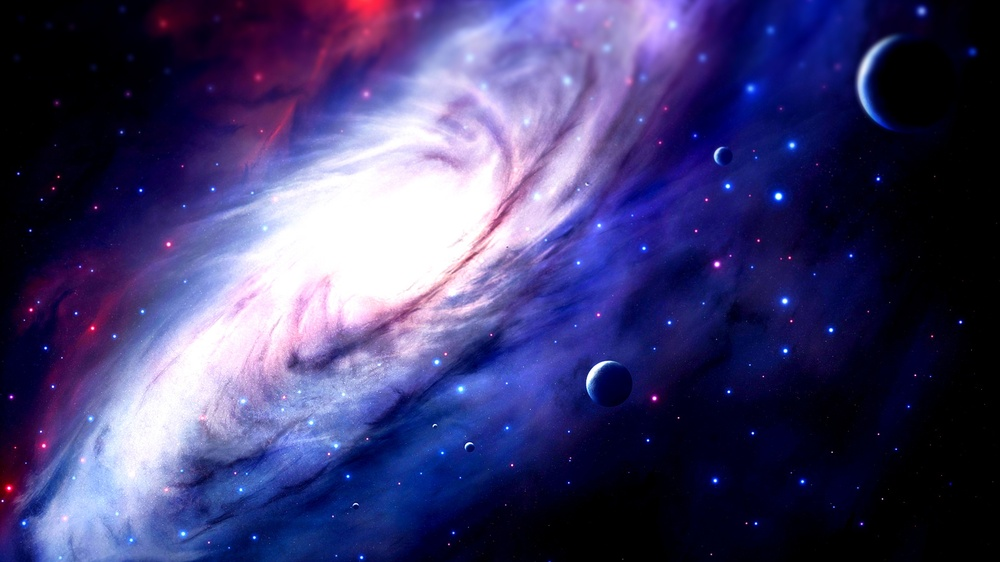
#> input picture Coisas de aula/imagem.jpeg, 1000 x 562 px, shrunk from 1920 x 1080 before the run, found by its file name
$ jupyter execute split_merge.ipynb
#> lines starting #> are read from the running program, lines starting #| are printed output that depends on the picture; after the words box and inside, x2 and y2 are one past the last pixel; in counts of white or black regions, pixels touching at a corner belong together
#> further down, input_image is the input picture: shape (562, 1000, 3); mean B, G, R 110.9, 61.2, 66.3
[cell 1]
import cv2
import numpy as np

[cell 2]
def split_and_merge(image, threshold):
    # Converte a imagem para escala de cinza
#> called with threshold = 128
    gray_image = cv2.cvtColor(image, cv2.COLOR_BGR2GRAY)
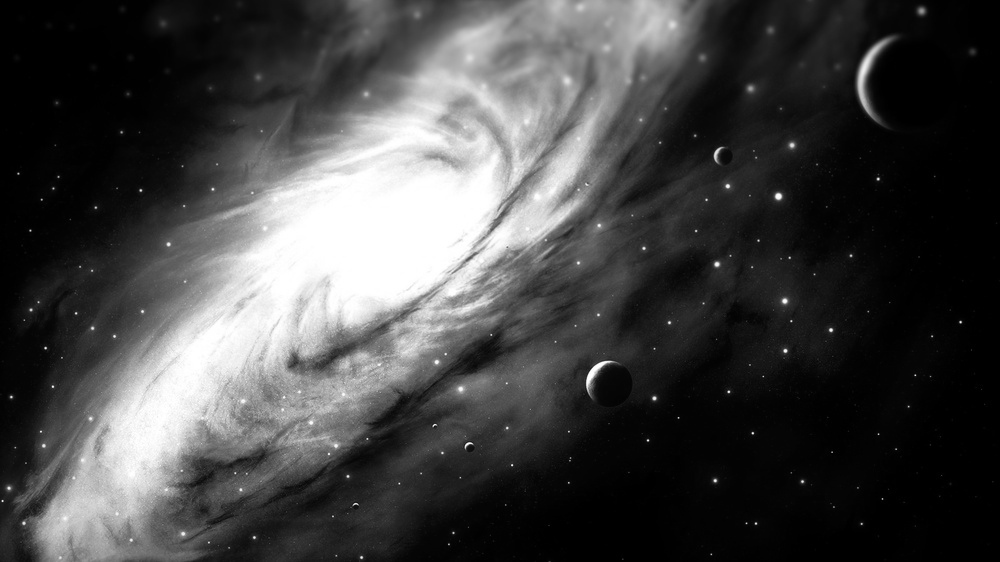
#> gray_image: shape (562, 1000); min 0, max 255, mean 68.4

    # Aplica uma segmentação simples
    _, binary_image = cv2.threshold(gray_image, threshold, 255, cv2.THRESH_BINARY)
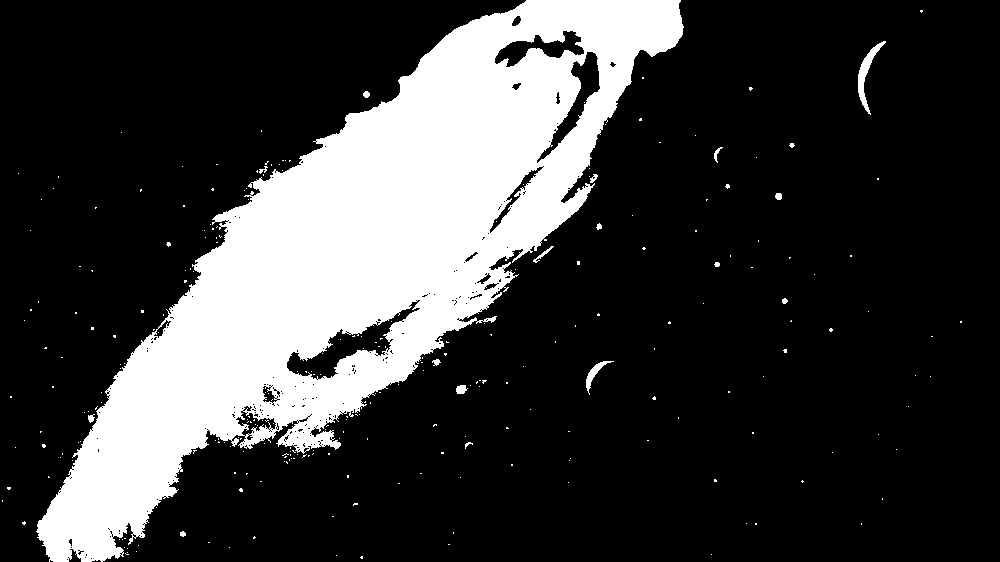
#> binary_image: shape (562, 1000); 22.9% white; 270 white regions (252 under 20 px)

    # Encontra contornos na imagem binária
    contours, _ = cv2.findContours(binary_image, cv2.RETR_EXTERNAL, cv2.CHAIN_APPROX_SIMPLE)
#> contours = 238 contours, 227 with area under 20; largest, box (x1, y1, x2, y2) and area: (36, 0, 684, 562) 132798, (858, 41, 886, 115) 426, (586, 361, 614, 395) 172, (456, 385, 468, 394) 64, (533, 246, 554, 263) 43

    # Cria uma imagem de saída vazia do mesmo tamanho da imagem original
    output_image = np.zeros_like(image)

    # Desenha os contornos na imagem de saída
    for contour in contours:
        x, y, w, h = cv2.boundingRect(contour)
        cv2.rectangle(output_image, (x, y), (x + w, y + h), (0, 255, 0), 2)
#> this loop made 238 passes
#> (x, y, w, h) on passes 1 to 3: (360, 556, 3, 3), (336, 555, 1, 1), (711, 554, 1, 1)
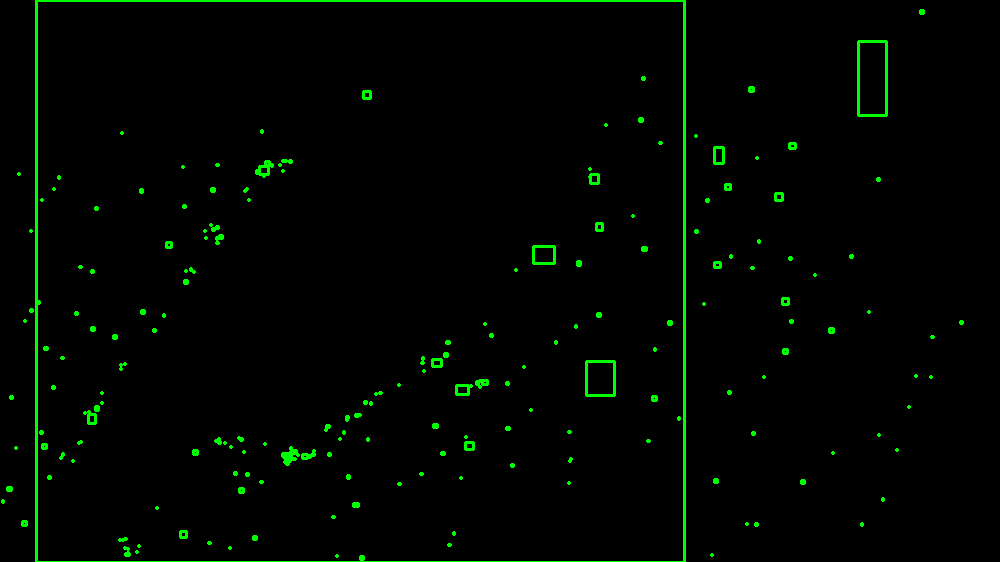
#> output_image: shape (562, 1000, 3); mean of channels 0, 1, 2 0, 5.4, 0; drawn as B, G, R

    return output_image

[cell 3]
# Carrega a imagem de entrada
image_path = "/home/river/Documentos/Computação Grafica/imagem.jpeg"
input_image = cv2.imread(image_path)

# Define um limiar para a segmentação
threshold_value = 128

# Aplica a técnica de split & merge
output_image = split_and_merge(input_image, threshold_value)

# Exibe a imagem de saída
cv2.imwrite("Output_Image.jpeg", output_image)
#> Out = True

$ run again, with Coisas de aula/oppenheimer.jpg copied over Coisas de aula/imagem.jpeg
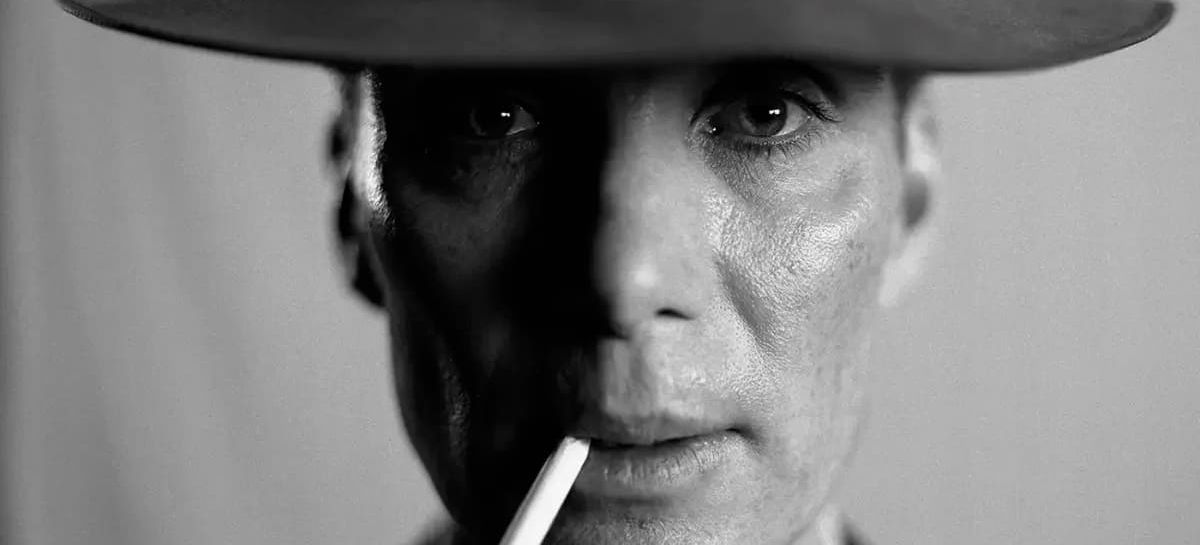
#> input picture Coisas de aula/oppenheimer.jpg, 1200 x 545 px, found by its file name
#> input_image is the input picture: shape (545, 1200, 3); mean B, G, R 124.3, 124.3, 124.3
#> in split_and_merge, `_, binary_image = cv2.threshold(gray_image, threshold, 255, cv2.THRESH..`:
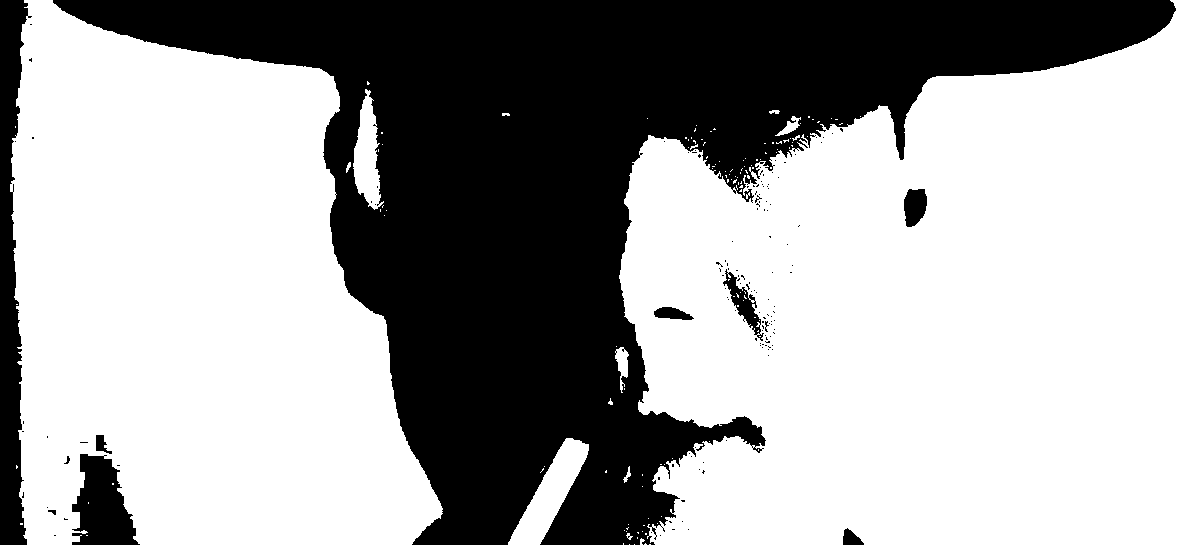
#> binary_image: shape (545, 1200); 64.5% white; 138 black regions (127 under 20 px)
#> contours = 122 contours, 114 with area under 20; largest, box (x1, y1, x2, y2) and area: (619, 0, 1200, 545) 243946, (10, 0, 443, 545) 171148, (508, 438, 589, 545) 3241, (353, 89, 384, 210) 1950, (615, 347, 629, 393) 276, (775, 116, 801, 136) 149, (623, 466, 631, 483) 32, (769, 110, 780, 114) 20
#> the loop in split_and_merge, `for contour in contours:` made 122 passes
#> (x, y, w, h) on passes 2, 3, 6, 10, 12, 13, 14, 15: (634, 544, 1, 1), (629, 544, 1, 1), (640, 538, 5, 7), (626, 533, 7, 7), (642, 531, 1, 1), (626, 531, 1, 1), (624, 530, 1, 1), (626, 527, 3, 3)
#> after the loop in split_and_merge, `for contour in contours:`:
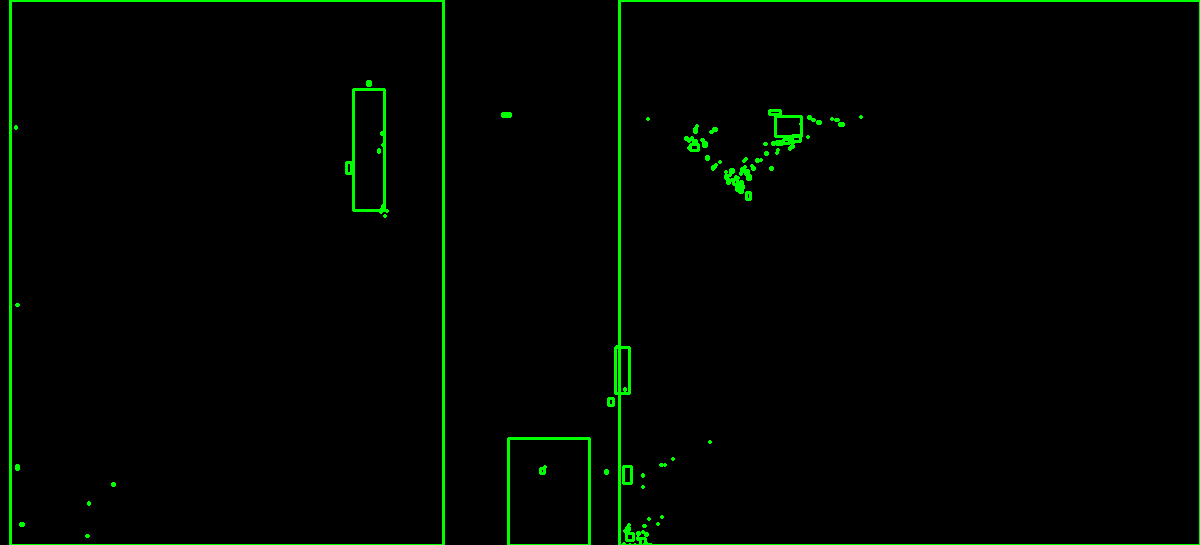
#> output_image: shape (545, 1200, 3); mean of channels 0, 1, 2 0, 5.3, 0; drawn as B, G, R
#> Out = True
